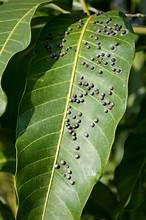
#> input picture imageformangotree/mango2.jpg, 146 x 220 px
$ python program3.py
#> lines starting #> are read from the running program, lines starting #| are printed output that depends on the picture
#> the answer given: 1
#> the answer given: imageformangotree/mango2.jpg
import cv2
import numpy as np

# Disease Detection Function
def detect_disease(image, disease_type):
    # Resize image for easier processing
    image = cv2.resize(image, (600, 400))

    # Convert image to HSV color space for better color
    # Define disease-specific HSV ranges (adjust based on disease type)
    if disease_type == "Anthracnose":
        lower_bound = np.array([15, 50, 50])
        upper_bound = np.array([35, 255, 255])
    elif disease_type == "Bacterial Canker":
        lower_bound = np.array([20, 40, 40])
        upper_bound = np.array([40, 255, 255])
    elif disease_type == "Cutting Weevil":
        lower_bound = np.array([10, 100, 50])
        upper_bound = np.array([30, 255, 255])
    elif disease_type == "Die Back":
        lower_bound = np.array([5, 40, 40])
        upper_bound = np.array([25, 255, 255])
    elif disease_type == "Gall Midge":
        lower_bound = np.array([12, 60, 60])
        upper_bound = np.array([32, 255, 255])
    elif disease_type == "Powdery Mildew":
        lower_bound = np.array([0, 0, 200])  # White
        upper_bound = np.array([180, 30, 255])
    elif disease_type == "Sooty Mould":
        lower_bound = np.array([0, 0, 0])  # Black
        upper_bound = np.array([180, 255, 50])
    else:
        raise ValueError(f"Unknown disease type: {disease_type}")

    # Create mask for diseased parts
    mask = cv2.inRange(hsv_image, lower_bound, upper_bound)

    # Use bitwise operation to extract diseased regions
    result = cv2.bitwise_and(image, image, mask=mask)

    # Count non-zero pixels in the mask to determine disease presence
    disease_pixels = cv2.countNonZero(mask)
    total_pixels = mask.size
    disease_percentage = (disease_pixels / total_pixels) * 100

    # Display the result images
    cv2.imshow(f'Disease Detection Result - {disease_type}', result)

    # Threshold to decide if disease is present
    if disease_percentage > 5:  # 5% threshold
        print(f"{disease_type} detected: {disease_percentage:.2f}% of leaf affected.")
        return mask, disease_percentage
    else:
        print(f"No significant {disease_type} detected.")
        return np.zeros_like(mask), 0  # Return empty mask if no disease detected

# Photo Processing Function
def process_photo(image_path):
    # Load image from the provided path
#> called with image_path = 'imageformangotree/mango2.jpg'
    image = cv2.imread(image_path)
#> image is the input picture: shape (220, 146, 3); mean B, G, R 57.4, 107.1, 85.7
    if image is None:
        print(f"Error: Could not open image at {image_path}")
        return

    # Resize the image once for consistent dimensions
    resized_image = cv2.resize(image, (600, 400))
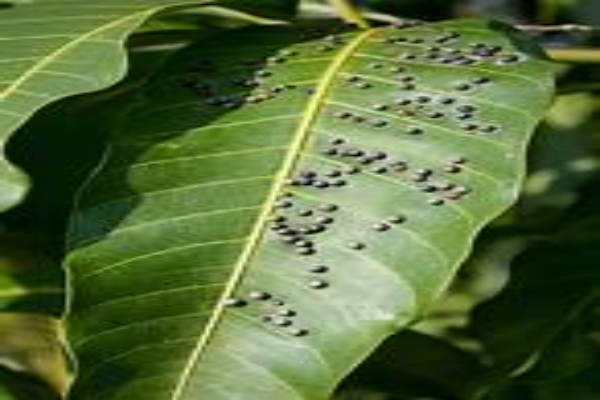
#> resized_image: shape (400, 600, 3); mean B, G, R 57.3, 107, 85.6

    # Initialize combined disease mask
    combined_disease_mask = np.zeros(resized_image.shape[:2], dtype=np.uint8)

    diseases = ['Anthracnose', 'Bacterial Canker', 'Cutting Weevil', 'Die Back',
                'Gall Midge', 'Powdery Mildew', 'Sooty Mould']

    # Detect each disease and update the combined disease mask
    for disease in diseases:
        disease_mask, _ = detect_disease(resized_image, disease)
        combined_disease_mask = cv2.bitwise_or(combined_disease_mask, disease_mask)
#> combined_disease_mask: shape (400, 600); every value is 0


    print(f"Healthy detected: {healthy_percentage:.2f}% of leaf unaffected by diseases.")

    # Display the healthy areas
    healthy_result = cv2.bitwise_and(resized_image, resized_image, mask=healthy_mask)
    cv2.imshow('Healthy Areas', healthy_result)

    # Wait for key press to close windows
    cv2.waitKey(0)
    cv2.destroyAllWindows()

# Video Processing Function (Real-time Detection)
# [50 lines left out: function process_video, not called in this run]

# Main Function with Mode Selection
def main():
    while True:
        print("\nChoose an option:")
        print("0: Video Mode")
        print("1: Photo Mode")
        print("q: Quit")

        user_input = input("Enter your choice: ")

        if user_input == '0':
            print("Starting Video Mode...")
            process_video()
        elif user_input == '1':
            image_path = input("Enter the full path to the image file: ")
            print("Starting Photo Mode...")
            process_photo(image_path)
        elif user_input == 'q':
            print("Quitting...")
            break
        else:
            print("Invalid input. Please choose '0', '1', or 'q'.")

if __name__ == "__main__":
#> (the run stopped early here; a loop or call above may not have finished)

$ run again, on imageformangotree/mango3.jpg
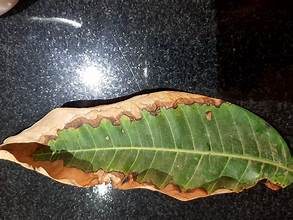
#> input picture imageformangotree/mango3.jpg, 293 x 220 px
#> in process_photo, image is the input picture: shape (220, 293, 3); mean B, G, R 66.4, 83.1, 84.4
#> in process_photo, `resized_image = cv2.resize(image, (600, 400))`:
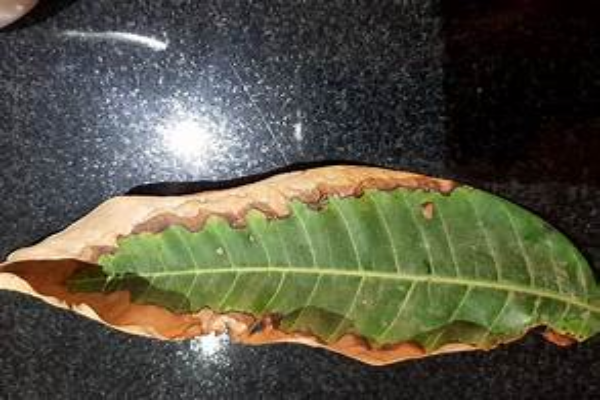
#> resized_image: shape (400, 600, 3); mean B, G, R 66.3, 83, 84.3

$ run again, on imageformangotree/mango5.jpg
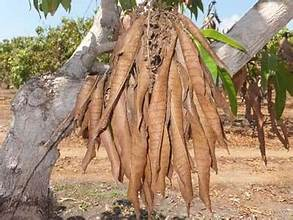
#> input picture imageformangotree/mango5.jpg, 293 x 220 px
#> in process_photo, image is the input picture: shape (220, 293, 3); mean B, G, R 112.3, 138, 164
#> in process_photo, `resized_image = cv2.resize(image, (600, 400))`:
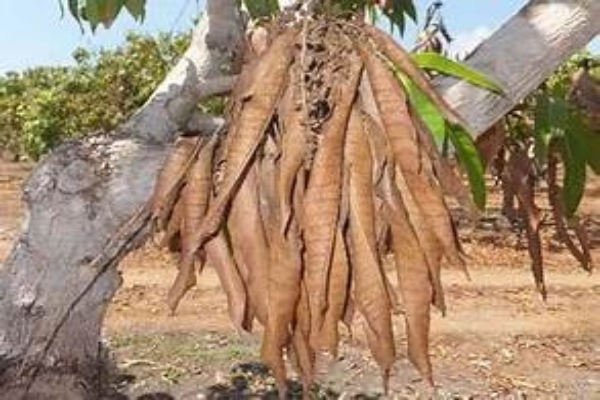
#> resized_image: shape (400, 600, 3); mean B, G, R 112.2, 137.9, 163.8

$ run again, on imageformangotree/mango6.jpg
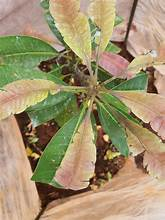
#> input picture imageformangotree/mango6.jpg, 165 x 220 px
#> in process_photo, image is the input picture: shape (220, 165, 3); mean B, G, R 110.5, 146, 161.7
#> in process_photo, `resized_image = cv2.resize(image, (600, 400))`:
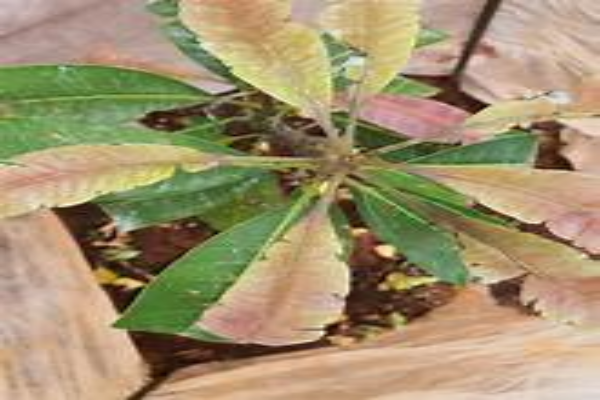
#> resized_image: shape (400, 600, 3); mean B, G, R 110.3, 145.9, 161.5
